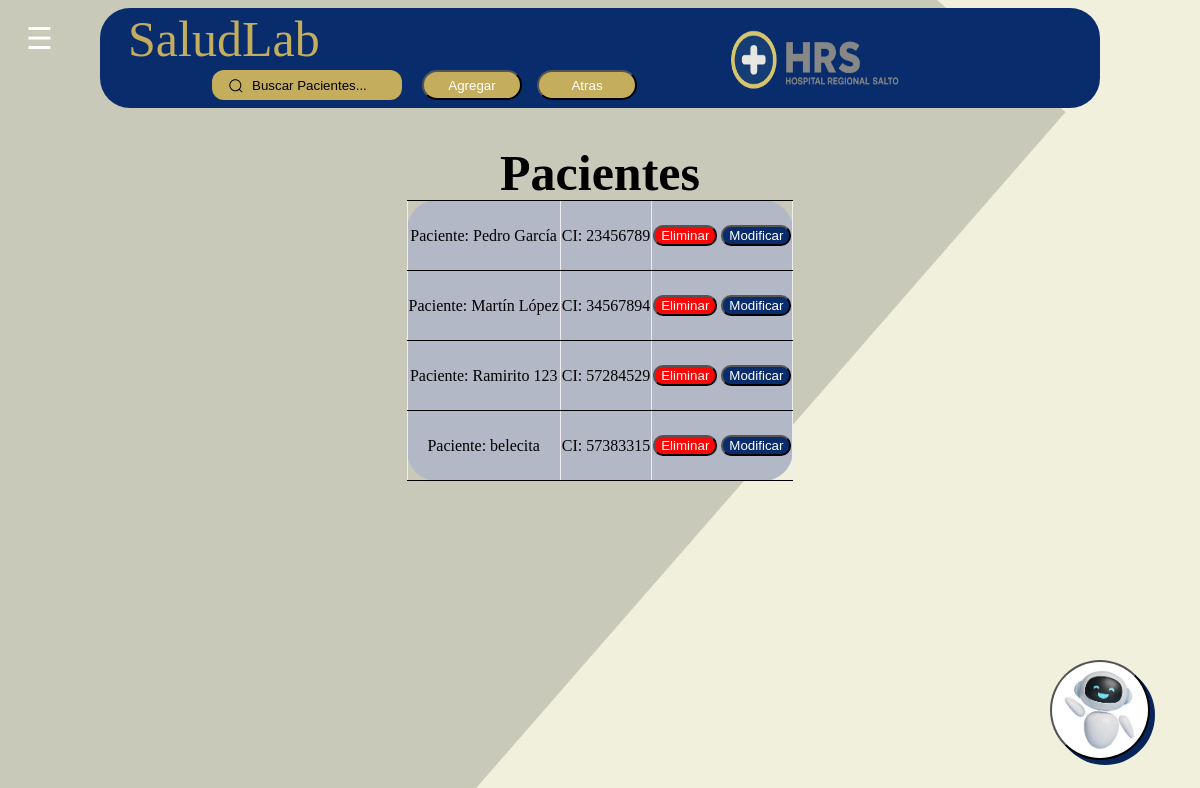
The page /Administradores/PaginaDePacientes.php on the database as committed earlier.
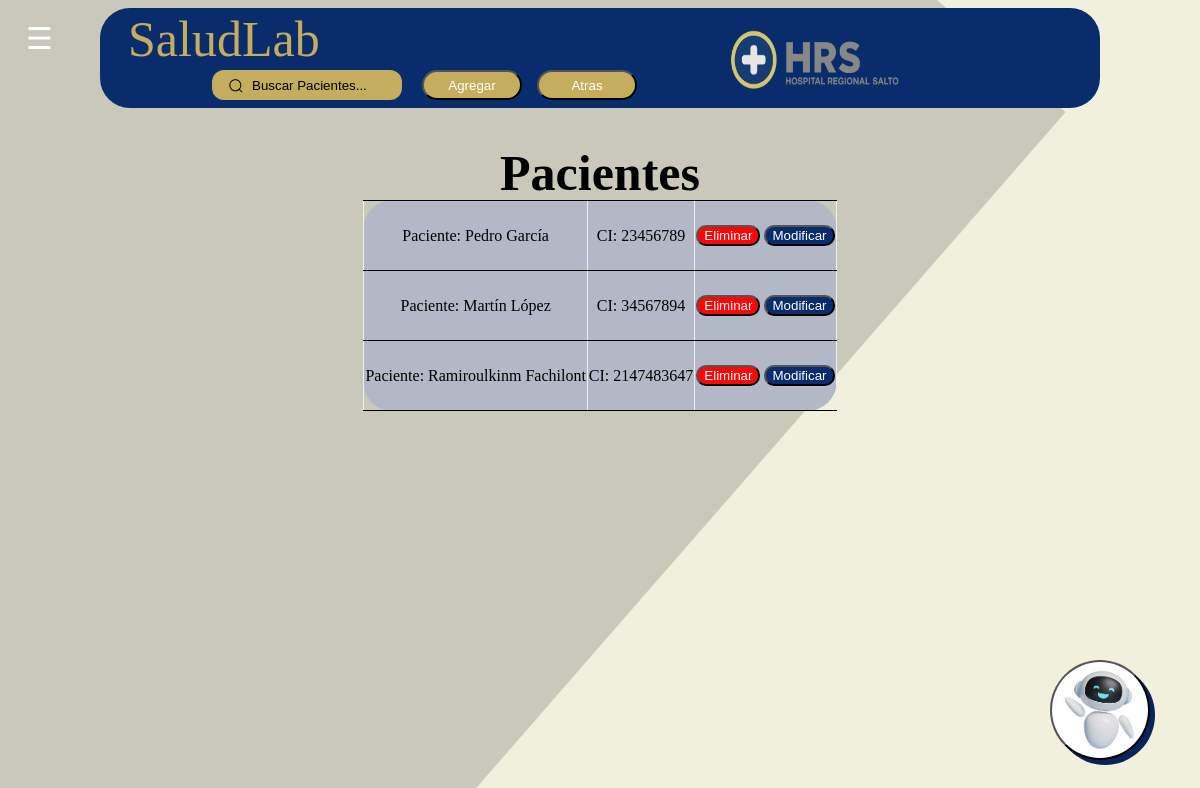
The same page on the database as committed later.
### tables this page shows
CREATE TABLE `paciente` (
  `Cedula_P` int(11) NOT NULL,
  `Nombre_P` varchar(100) DEFAULT NULL,
  `Fecha_Nac` date DEFAULT NULL,
  `Sexo` varchar(10) DEFAULT NULL,
  `Correo` varchar(50) DEFAULT NULL,
  `His_med` varchar(1000) DEFAULT NULL,
  `Tel` varchar(15) DEFAULT NULL,
  `Contraseña_P` varchar(10) DEFAULT NULL,
  `Usuario_P` varchar(50) DEFAULT NULL
);

### Administradores/PaginaDePacientes.php (the view, shortened to what this page needs)
<?php
include("../Backend/Conexion.php");
$result = mysqli_query($conn, "SELECT * FROM paciente");
?>
<!DOCTYPE html>
<html lang="es">
<head>
  <link rel="stylesheet" href="Estilomed.css">
</head>
<body>
  <button class="hamburger" onclick="toggleMenu()">☰</button>
  <button class="Robot"></button>
  <div class="superior">
    <div class="group">
      <input
        id="query"
        class="input"
        type="search"
        placeholder="Buscar Pacientes..."
        name="searchbar"
        onkeyup="filtrarTabla()"
      />
      <button class="anterior" onclick="location.href='Pag_Admin.php'">Atras</button>
      <button onclick="location.href='../Administradores/Paciente/Agregar.php'" class="Agregar">Agregar</button>
    </div>
    <p class="Texto">SaludLab</p>
    <img src="../Imagenes/logohospital.png" alt="logo" class="logo">
  </div>
  <h1 class="Cita">Pacientes</h1>
  <div class="tablas">
    <div class="estilos">
      <table border="1" id="tablaPacientes">
        <?php while($row=mysqli_fetch_assoc($result)){ ?>
        <tr>
          <td>Paciente: <?php echo $row['Nombre_P']; ?></td>
          <td>CI: <?php echo $row['Cedula_P']; ?></td>
          <td>
            <button onclick="location.href='../Administradores/Paciente/seelimina.php?Cedula_P=<?php echo $row['Cedula_P']; ?>'" class="Boton1">Eliminar</button>
            <button onclick="location.href='../Administradores/Paciente/Editar.php?Cedula_P=<?php echo $row['Cedula_P']; ?>'" class="Boton2">Modificar</button>
          </td>
        </tr>
        <?php } ?>
      </table>
    </div>
  </div>
</body>
</html>

### Administradores/Estilomed.css (style rules this page uses)
body { align-items: center; text-align: center; justify-content: center; display: flex; background-image: url(../Imagenes/Inicio.png); background-size: cover; background-repeat: no-repeat; background-position: center; background-attachment: fixed; }
.superior { display: flex; background-color: #082c6c; height: 100px; width: 1000px; border-radius: 30px; }
.logo { position: absolute; height: 60px; width: 170px; right:300px; top :30px; }
.Boton1 { color: white; border-radius:10px; background-color: #ff0606; }
.Boton2 { color: white; border-radius:10px; background-color: #082c6c; }
p { font-size: 30px; position: absolute; }
.tablas { display: flex; position: absolute; top: 200px; background-color:#b2b8c5; border-radius: 30px; border-collapse: collapse; }
.Cita { font-family: 'OpenSans'; top: 110px; font-size: 50px; position: absolute; }
tr, th { width: 300px; height: 70px; border: 1px solid black; border-left: none; border-right: none; }
.Texto { font-size: 50px; color: #c4ad5c; position: absolute; top: -40px; margin-left: 28px; }
table { border-collapse: collapse; }
.Robot { background-image: url(../Imagenes/images.jpeg); border-radius: 50px; height: 100px; width: 100px; background-size: cover; background-repeat: no-repeat; background-position: center; position: fixed; right: 50px; bottom: 40px; box-shadow: 5px 5px #072558; z-index: 9999; }
.group { line-height: 28px; align-items: center; position: absolute; max-width: 190px; top: 70px; left: 212px; }
.input { font-family: "Montserrat", sans-serif; width: 100%; height: 30px; padding-left: 2.5rem; border: 0; border-radius: 12px; background-color: #c4ad5c; outline: none; color: #000000; transition: all 0.25s cubic-bezier(0.19, 1, 0.22, 1); cursor: text; z-index: 0; }
.input::placeholder { color: #000000; }
.Agregar { color: white; margin-left: 20px; top: 0px; position: absolute; height: 30px; width: 100px; border-radius: 30px; cursor: pointer; background-color: #c4ad5c; transition: backgroud-color 0.3s ease; }
.hamburger { font-size: 30px; background: none; border: none; color: white; cursor: pointer; position: absolute; top: 20px; left: 20px; z-index: 1001; }
.anterior { color: white; margin-left: 135px; top: 0px; position: absolute; height: 30px; width: 100px; border-radius: 30px; cursor: pointer; background-color: #c4ad5c; transition: backgroud-color 0.3s ease; }

Rows that differ between the two databases and show on the page:
removed paciente: Nombre_P "Ramirito 123", Cedula_P "57284529"
removed paciente: Nombre_P "belecita", Cedula_P "57383315"
added paciente: Nombre_P "Ramiroulkinm Fachilont", Cedula_P "2147483647"
